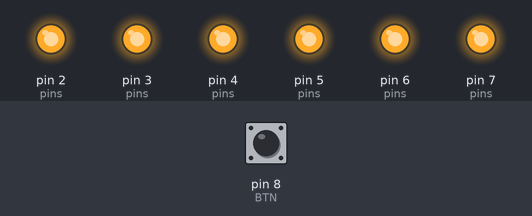
The sketch below on a simulated Arduino Uno, built with avr-gcc and run on an emulated ATmega328P. Parts: output pins drawn as LEDs (lit = HIGH). The inputs (shaded band) are chosen by the test bench; at power-on: pin 8 (BTN) LOW.

Above: at 1.2 s.
1.3 s: pin 8 (BTN) pulled HIGH for 0.15 s
At 2.7 s:
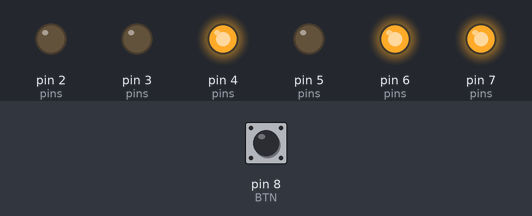
3.0 s: pin 8 (BTN) pulled HIGH for 1 s
At 5.2 s:
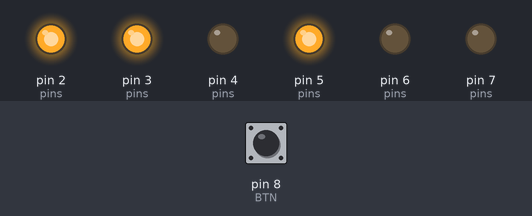
5.5 s: pin 8 (BTN) pulled HIGH for 3.2 s
At 10.1 s:
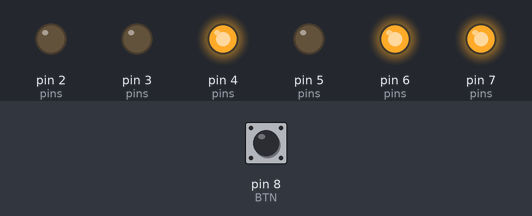
Timing chart, 0 to 11.6 s (numbered marks = the images above; inputs shaded):
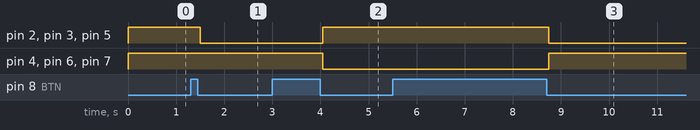

The sketch:

lb_1.ino
```cpp
#include "var_4.cpp"
```

var_4.cpp
```cpp
/**
 * Задание:
 * Осуществить управление светодиодами с помощью одной кнопки:
 * изначально все светодиоды горят, при первом нажатии должны погаснуть 1 и
 * 6 светодиоды, при втором нажатии должны погаснуть 2 и 5 светодиоды, затем
 * 3 и 4. После того, как все светодиоды погаснут, они должны все загореться
 * после нажатия кнопки. Светодиоды должны быть подключены в в один ряд.
*/

#define BTN 8

#define LED_1 2
#define LED_2 3
#define LED_3 4
#define LED_4 5
#define LED_5 6
#define LED_6 7

#define LED_COUNT 6

byte pins[LED_COUNT] = {LED_1, LED_2, LED_3, LED_4, LED_5, LED_6};
bool prev = LOW;

byte pair = 0;
bool flag = false;

void setup() {
    pinMode(BTN, INPUT);

    for (byte i = 0; i < LED_COUNT; i++) {
        pinMode(pins[i], OUTPUT);
        digitalWrite(pins[i], HIGH);
    }

}

void loop() {
    if (digitalRead(BTN) == HIGH && prev == LOW) {
        prev = HIGH;
        delay(50);
    }
    if (digitalRead(BTN) == LOW && prev == HIGH) {
        prev = LOW;
        delay(50);

        // Основное задание по варианту
        if (pair < 3) {
            digitalWrite(pins[pair], LOW);
            digitalWrite(pins[LED_COUNT - 1 - pair], LOW);
            pair++;
        } else {
            for (byte i = 0; i < LED_COUNT; i++) {
                digitalWrite(pins[i], HIGH);
            }
            pair = 0;
        }

        // Дополнительное задание от преподавателя
        // При нажатии на кнопку загораются 1, 2, 4 светодиоды
        // При повторном нажатии они отключаются и загораются 6, 5, 3

        digitalWrite(pins[0], flag);
        digitalWrite(pins[1], flag);
        digitalWrite(pins[3], flag);

        digitalWrite(pins[5], !flag);
        digitalWrite(pins[4], !flag);
        digitalWrite(pins[2], !flag);

        flag = !flag;

    }
}
```

Measured:
- after the input at 1.3 s, pin 2 (pins), pin 3 (pins), pin 5 (pins): HIGH → LOW after 0.20 s
- after the input at 3.0 s, pin 2 (pins), pin 3 (pins), pin 5 (pins): LOW → HIGH after 1.1 s; pin 4 (pins), pin 6 (pins), pin 7 (pins): HIGH → LOW after 1.1 s
- after the input at 5.5 s, pin 2 (pins), pin 3 (pins), pin 5 (pins): HIGH → LOW after 3.3 s; pin 4 (pins), pin 6 (pins), pin 7 (pins): LOW → HIGH after 3.3 s
